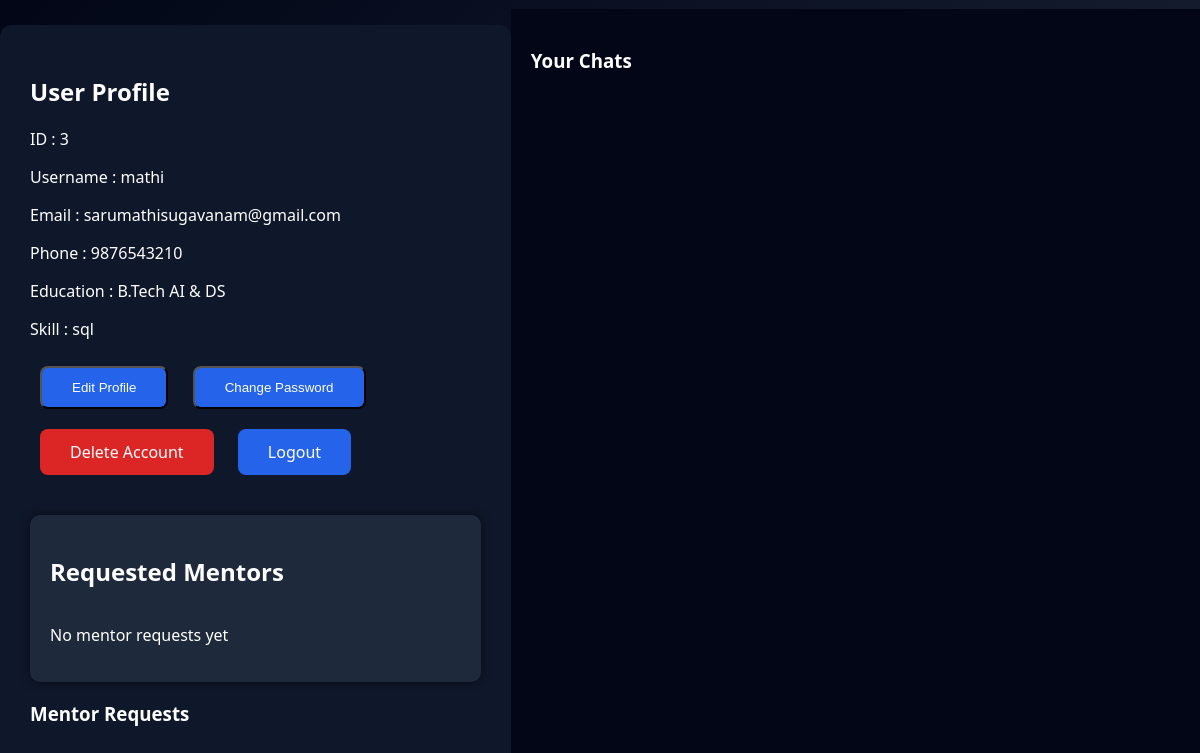
/profile (signed in), run on an earlier commit of the app's database.
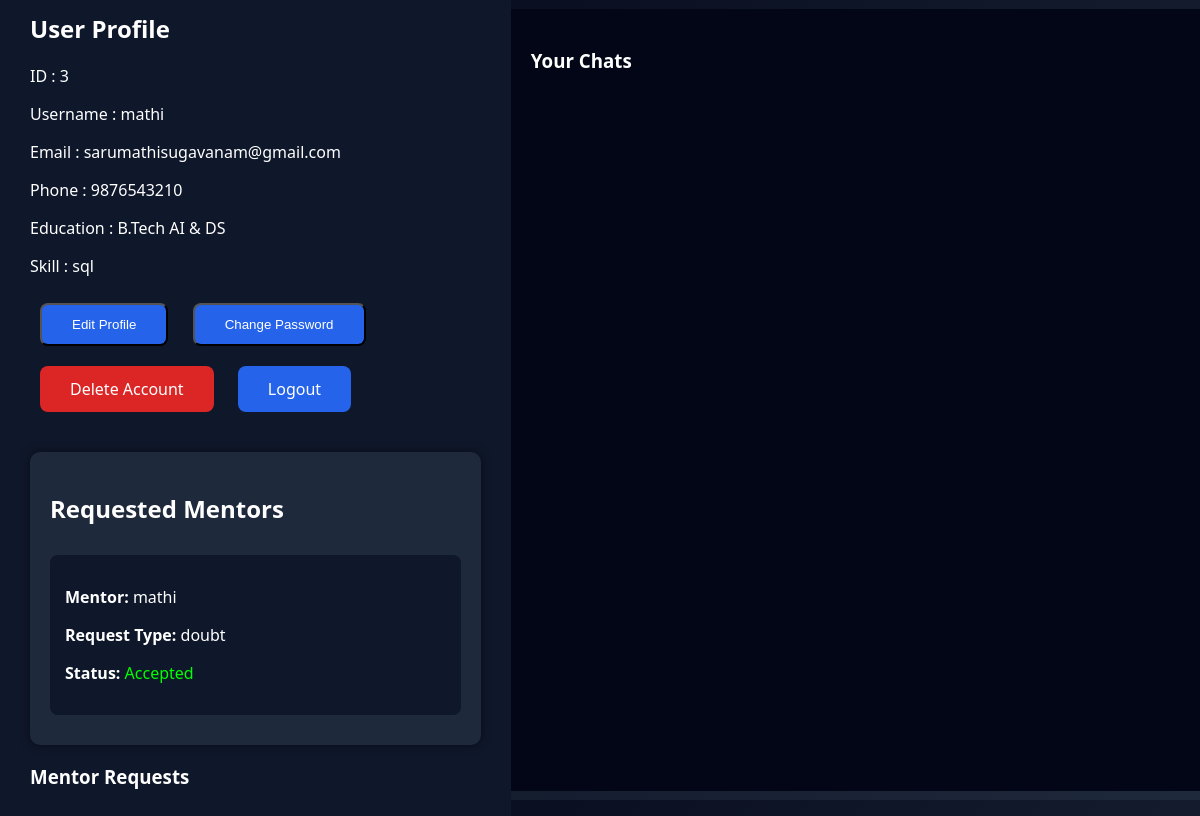
And on a later commit of the database.
### tables this page shows
CREATE TABLE connections(
id INTEGER PRIMARY KEY AUTOINCREMENT,
user1 TEXT,
user2 TEXT,
status TEXT,
request_type TEXT         
);

### backend/routes/user_routes.py (the view)
@user_bp.route('/profile')
def profile():
    username = session['user']
    user = get_user_by_username(username)
    requests = get_received_requests(username)
    chats = get_chat_users(username)
    mentors = get_requested_mentors(username)
    return render_template(
        "profile.html",
        user=user,
        requests=requests,
        chats=chats,
        mentors=mentors
    )

### backend/models/chat_model.py (called while the page is built)
def get_chat_users(username):
    conn = get_db()
    users = conn.execute("""

    SELECT DISTINCT
    CASE
        WHEN sender=? THEN receiver
        ELSE sender
    END as chat_user

    FROM chats

    WHERE sender=? OR receiver=?

    """,(username,username,username)).fetchall()
    conn.close()
    return users

### backend/models/connection_model.py (called while the page is built)
def get_received_requests(username):
    conn=get_db()
    requests=conn.execute("""
    SELECT * FROM connections
    WHERE user2=? AND status='pending'
    """,(username,)).fetchall()
    conn.close()
    return requests

def get_requested_mentors(username):
    conn = get_db()
    mentors = conn.execute("""
    SELECT * FROM connections
    WHERE user1=?
    """,(username,)).fetchall()
    conn.close()
    return mentors

### backend/models/user_model.py (called while the page is built)
def get_user_by_username(username):
    conn = get_db()
    user = conn.execute(
        "SELECT * FROM users WHERE username=?",
        (username,)
    ).fetchone()
    conn.close()
    return user

### backend/utils/db.py (called while the page is built)
def get_db():
    conn = sqlite3.connect(DB_PATH)
    conn.row_factory = sqlite3.Row
    return conn

### frontend/templates/profile.html (shortened to what this page needs)
<!DOCTYPE html>
<html>
<head>
<link rel="stylesheet" href="/static/css/style.css">
</head>
<body class="profile-body">
<div class="profile-container">
<div class="profile-card">
<h2>User Profile</h2>
<p>ID : {{user.id}}</p>
<p>Username : {{user.username}}</p>
<p>Email : {{user.email}}</p>
<p>Phone : {{user.phone}}</p>
<p>Education : {{user.education}}</p>
<p>Skill : {{user.skill}}</p>
</div>
<div class="profile-menu">
<button onclick="showEdit()" class="btn">Edit Profile</button>
<button onclick="showPassword()" class="btn">Change Password</button>
<a href="/delete_account" class="btn danger">Delete Account</a>
<a href="/logout" class="btn">Logout</a>
</div>
<div class="mentor-request-card">
<h2>Requested Mentors</h2>
<div class="mentor-list">
{% if mentors %}
{% for m in mentors %}
<a href="/mentor/{{m.user2}}" class="mentor-link">
<div class="mentor-item">
<p><b>Mentor:</b> {{m.user2}}</p>
<p><b>Request Type:</b> {{m.request_type}}</p>
<p>
<b>Status:</b>
{% if m.status == "pending" %}
<span class="pending">Pending</span>
{% elif m.status == "accepted" %}
<span class="accepted">Accepted</span>
{% elif m.status == "rejected" %}
<span class="rejected">Rejected</span>
{% endif %}
</p>
</div>
</a>
{% endfor %}
{% else %}
<p>No mentor requests yet</p>
{% endif %}
</div>
</div>
<h3>Mentor Requests</h3>
</div>
<div class="chat-list">
<h3>Your Chats</h3>
<div class="chat-scroll">
</div>
</div>
</body>
</html>

What changed in the data, as far as the page shows it:
added connections: user2 "mathi", request_type "doubt", status "Accepted"
Also different on the page:
text no longer shown: "No mentor requests yet"
